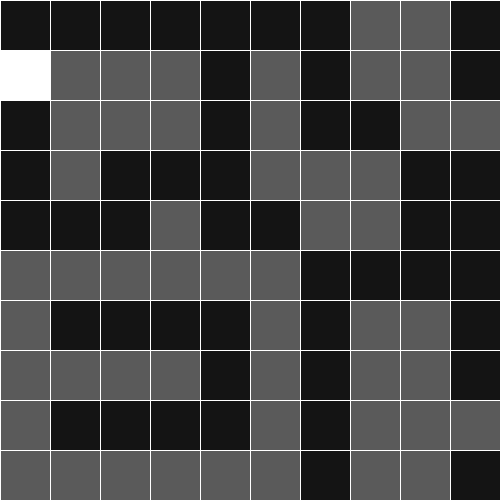
Frame 1 (no input)
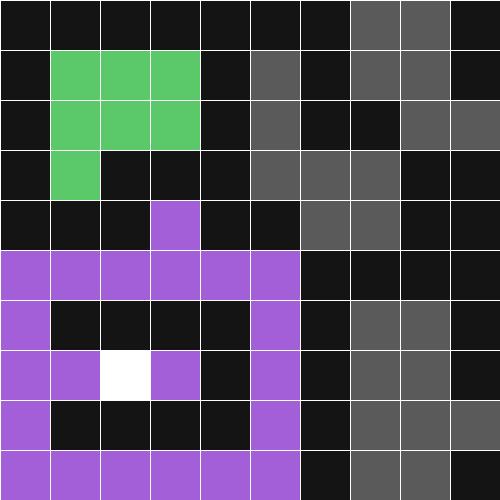
Frame 60 (the mouse pressed at the canvas centre just before this capture)
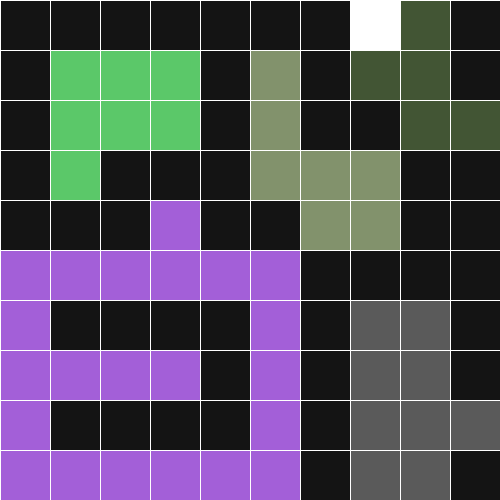
Frame 120 (the mouse held since frame 60 and released just before this capture)

The Processing sketch that drew these frames (run headless with seeded random() and noise(); from frame 60 on, the mouse is pressed at the canvas centre):

// Processing sketch: FindBlocks
// ── FindBlocks.pde
int lin = 0, col = 0, linAux = 0, colAux = 0;
float size;
boolean discoveringBlock = false;
ArrayList<Block> blocks = new ArrayList();
ArrayList<Place> places = new ArrayList();

int[][] matrix = { 
  {0, 0, 0, 0, 0, 0, 0, 1, 1, 0}, 
  {0, 1, 1, 1, 0, 1, 0, 1, 1, 0}, 
  {0, 1, 1, 1, 0, 1, 0, 0, 1, 1}, 
  {0, 1, 0, 0, 0, 1, 1, 1, 0, 0}, 
  {0, 0, 0, 1, 0, 0, 1, 1, 0, 0}, 
  {1, 1, 1, 1, 1, 1, 0, 0, 0, 0}, 
  {1, 0, 0, 0, 0, 1, 0, 1, 1, 0}, 
  {1, 1, 1, 1, 0, 1, 0, 1, 1, 0}, 
  {1, 0, 0, 0, 0, 1, 0, 1, 1, 1}, 
  {1, 1, 1, 1, 1, 1, 0, 1, 1, 0}};

void setup() {
  size(500, 500);
  frameRate(12);
  size = width / matrix.length;
}

void draw() {
  background(0);

  drawMatrix();

  for (int i = 0; i < blocks.size(); i++) {
    blocks.get(i).display();
  }

  if (!discoveringBlock) {
    findBlocks();
  } else {
    discoverBlock();
  }

  if (lin < matrix.length) {
    stroke(255);
    strokeWeight(1);
    fill(255);
    rect(linAux * size, colAux * size, size, size);
  }
}

void drawMatrix() {
  stroke(255);
  strokeWeight(1);
  for (int i = 0; i < matrix.length; i++) {
    for (int j = 0; j < matrix[0].length; j++) {
      if (matrix[i][j] == 0) {
        fill(20);
      } else {
        fill(90);
      }
      rect(j * size, i * size, size, size);
    }
  }
}

void findBlocks() {  
  if (lin < matrix.length) {
    col++;
    if (col == matrix.length) {
      col = 0;
      lin++;
    }
    linAux = lin;
    colAux = col;

    if (lin < matrix.length && col < matrix[0].length) {
      if (matrix[col][lin] == 1) {
        discoveringBlock = true;
        Block block = new Block(size);
        blocks.add(block);
        Place place = new Place(col, lin);
        places.add(place);
      }
    }
  }
}


void discoverBlock() {
  if (places.size() != 0) {
    Place place = places.get(0);
    places.remove(0);

    stroke(255);
    strokeWeight(1);
    fill(255, 200);
    rect(place.col * size, place.lin * size, size, size);

    blocks.get(blocks.size() - 1).places.add(place);
    for (int i = -1; i < 2; i++) {
      for (int j = -1; j < 2; j++) {
        if ((place.lin + i >= 0 && place.lin + i < matrix.length) && (place.col + j >= 0 && place.col + j < matrix[0].length) && ((i == 0 && j != 0) || (i != 0 && j == 0))) {
          if (matrix[place.lin + i][place.col + j] == 1) {
            Place newPlace = new Place(place.lin + i, place.col + j);
            matrix[newPlace.lin][newPlace.col] = 2;
            places.add(newPlace);
          }
        }
      }
    }
  } else {
    discoveringBlock = false;
  }
}
// ── Block.pde
class Block {
  ArrayList<Place> places = new ArrayList();
  color c = color(random(50, 225), random(50, 225), random(50, 225));
  float size;

  Block(float size) {
    this.size = size;
  }

  void display() {
    strokeWeight(1);
    stroke(255);
    fill(c);
    for (int i = 0; i < places.size(); i++) {
      Place place = places.get(i);
      rect(place.col * size, place.lin * size, size, size);
    }
  }
}
// ── Place.pde
class Place {
  int lin, col;

  Place(int lin, int col) {
    this.lin = lin;
    this.col = col;
  }
}
